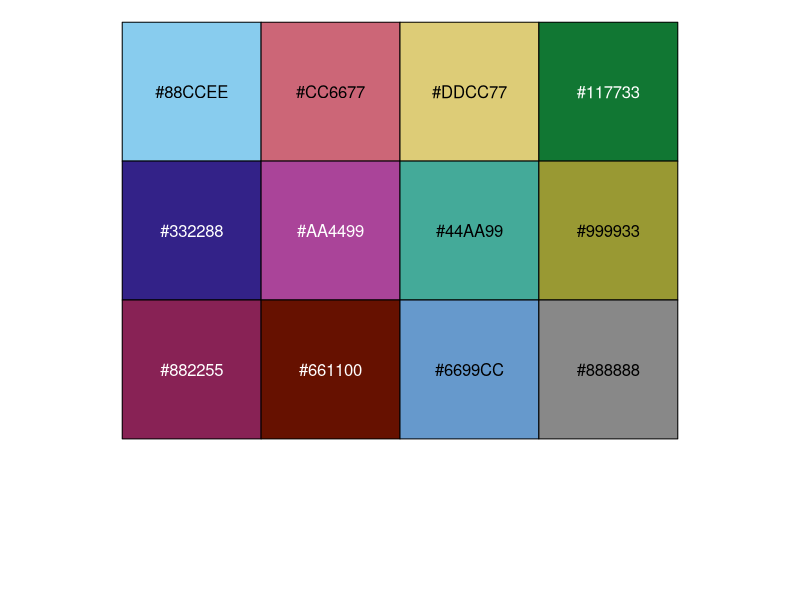
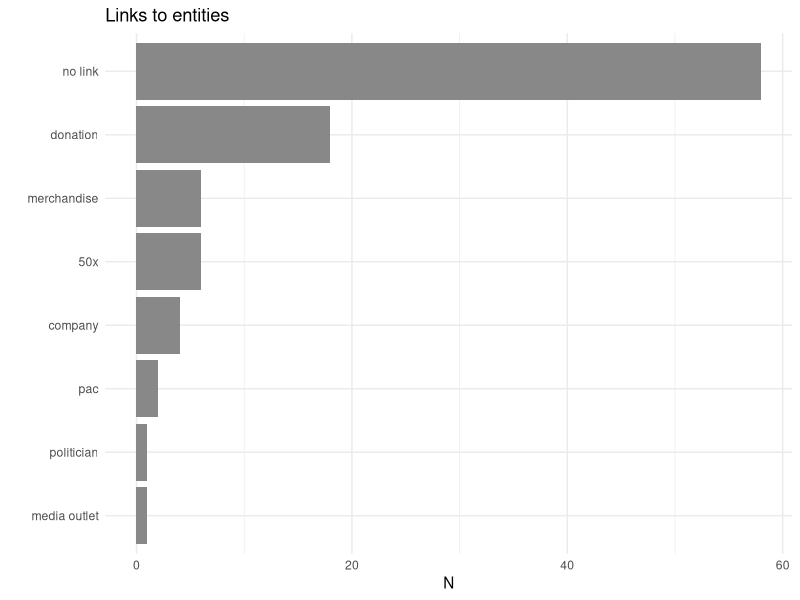
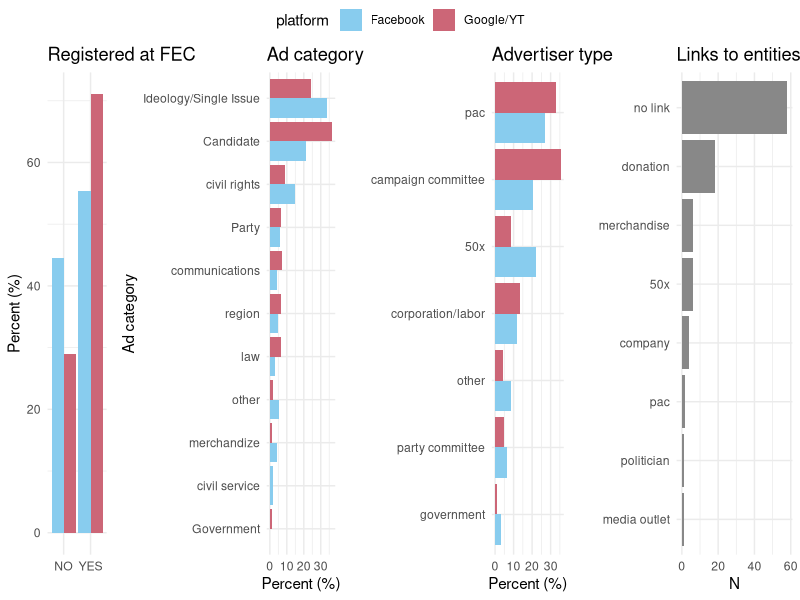

Source code (R) for these figures, in order: (Note: this script raises an error after producing the figures.)
# Code for generating figure 7 from paper: 
#How Online Platforms’ Algorithmic Tools Shape the Distribution of Political Advertising.
#Orestis Papakyriakopoulos, Christelle Tessono, Arvind Narayanan, Mihir Kshirsagar
#AAAI/ACM Conference on Aritificial Intelligence, Ethics, and Society 2022


library(dplyr)
library(ggplot2)
library(ggpubr)
library(grid)
library(gtable)

df_t <- read.csv('TikTok_influencers_figure_7.csv', sep=';')
df_g <- read.csv('Google_advertisers_figure_7.csv', sep=';')
df_fb <- read.csv("Facebook_advertisers_figure_7.csv", sep=';')

# FEC registered amount
df_fb %>% group_by(FEC_registered) %>% summarise(count = n()) %>% mutate(ratio = count/sum(count))
df_g %>% group_by(FEC_registered) %>% summarise(count = n()) %>% mutate(ratio = count/sum(count))

# advertisers by ad category
df_fb %>% group_by(Broad_Sector) %>% summarise(count = n()) %>% mutate(ratio = count/sum(count))
df_g %>% group_by(Broad_Sector) %>% summarise(count = n()) %>% mutate(ratio = count/sum(count))

# advertisers by entity type
df_fb %>% group_by(Support_Type) %>% summarise(count = n()) %>% mutate(ratio = count/sum(count)) 
df_g %>% group_by(Support_Type) %>% summarise(count = n()) %>% mutate(ratio = count/sum(count)) 

# advertisers by partisanship
df_fb %>% group_by(Specific_Party) %>% summarise(count = n()) %>% mutate(ratio = count/sum(count)) 
df_g %>% group_by(Specific_Party) %>% summarise(count = n()) %>% mutate(ratio = count/sum(count)) 

# top 10 advertisers non FEC registered
df_g[df_g$FEC_registered=="NO",c('Advertiser_Name',"Spend_USD")][1:10,]
df_fb[df_fb$FEC_registered=="NO",c('Page.Name',"spend")][1:10,]

#tiktok links
df_t$Support_Type[df_t$Support_Type==""] <-"no link"
df_t %>% group_by(Support_Type)  %>%  summarise(count = n())

#########################################################################
#make plots

# colorblind palette
safe_colorblind_palette <- c("#88CCEE", "#CC6677", "#DDCC77", "#117733", "#332288", "#AA4499", 
                             "#44AA99", "#999933", "#882255", "#661100", "#6699CC", "#888888")
scales::show_col(safe_colorblind_palette)
#
legend_object <- scale_fill_manual(values = c("Facebook" = "#88CCEE", "Google/YT" = "#CC6677", "TikTok" = "#888888"))


# FEC registered amount
df_fb %>% group_by(FEC_registered) %>% summarise(count = n()) %>% mutate(ratio = count/sum(count)) -> df_fb_fec
df_fb_fec$platform <- 'Facebook'
df_g %>% group_by(FEC_registered) %>% summarise(count = n()) %>% mutate(ratio = count/sum(count))  -> df_g_fec
df_g_fec$platform <- "Google/YT"
df_fec <- rbind(df_fb_fec,df_g_fec)
df_fec$platform <- as.factor(df_fec$platform)
levels(df_fec$platform) <- c(levels(df_fec$platform), 'TikTok')
p_fec <- ggplot(df_fec,
       aes(x = FEC_registered, y = ratio*100 , fill = platform))  + 
       geom_bar(position="dodge", stat="identity") + theme_minimal() + 
       labs(x = "",
       y = "Percent (%)",
       title = "Registered at FEC") +
        legend_object

# advertisers by ad category
df_fb %>% group_by(Broad_Sector) %>% summarise(count = n()) %>% mutate(ratio = count/sum(count)) -> df_fb_cat
df_fb_cat$platform <- 'Facebook'

df_g %>% group_by(Broad_Sector) %>% summarise(count = n()) %>% mutate(ratio = count/sum(count)) -> df_g_cat
df_g_cat$platform <- "Google/YT"
df_cat <- rbind(df_fb_cat,df_g_cat)

p_cat <- ggplot(df_cat,
       aes(x = ratio*100, y = reorder(Broad_Sector, ratio), fill = platform))  + 
  geom_bar(position="dodge", stat="identity") + theme_minimal() + 
  labs(x = "Percent (%)",
       y = "Ad category",
       title = "Ad category") +
      legend_object


# advertisers by type
df_fb %>% group_by(Support_Type) %>% summarise(count = n()) %>% mutate(ratio = count/sum(count)) -> df_fb_type
df_fb_type$platform <- 'Facebook'

df_g %>% group_by(Support_Type) %>% summarise(count = n()) %>% mutate(ratio = count/sum(count)) -> df_g_type
df_g_type$platform <- "Google/YT"
df_type <- rbind(df_fb_type,df_g_type)

p_type <- ggplot(df_type,
       aes(x = ratio*100, y = reorder(Support_Type, ratio), fill = platform))  + 
  geom_bar(position="dodge", stat="identity") + theme_minimal() + 
  labs(x = "Percent (%)",
       y = "",
       title = "Advertiser type") +
        legend_object

# tiktok links
df_t %>% group_by(Support_Type)  %>%  summarise(count = n()) -> df_t_link

p_link <- ggplot(df_t_link,
                 aes(x = count, y = reorder(Support_Type, count)))  + 
  geom_bar(position="dodge", stat="identity", fill = "#888888") + theme_minimal() + 
  labs(x = "N",
       y = "",
       title = "Links to entities")

p_link

figure <- ggarrange(p_fec,p_cat,p_type,p_link,
                    ncol =4, nrow = 1, common.legend = T,
                    widths = c(2,4,4,4)) 
figure

legend = gtable_filter(ggplot_gtable(ggplot_build(p_fec + theme(legend.position="left"))), "guide-box")
gt <- grid.arrange(legend, p_fec  + theme(legend.position="none"),                               # bar plot spaning two columns
                  p_cat + theme(legend.position="none"), p_type +theme(legend.position="none"),p_link,                               # box plot and scatter plot
                  ncol = 5, nrow = 4, widths = c(2,2,2,4,2),
                  layout_matrix = rbind(c(1,2,3,3,3), c(4,4,4,5,5)))
annotate_figure(as_ggplot(gt), top=textGrob("Advertisers in the libraries", gp = gpar(cex = 1.3)))

